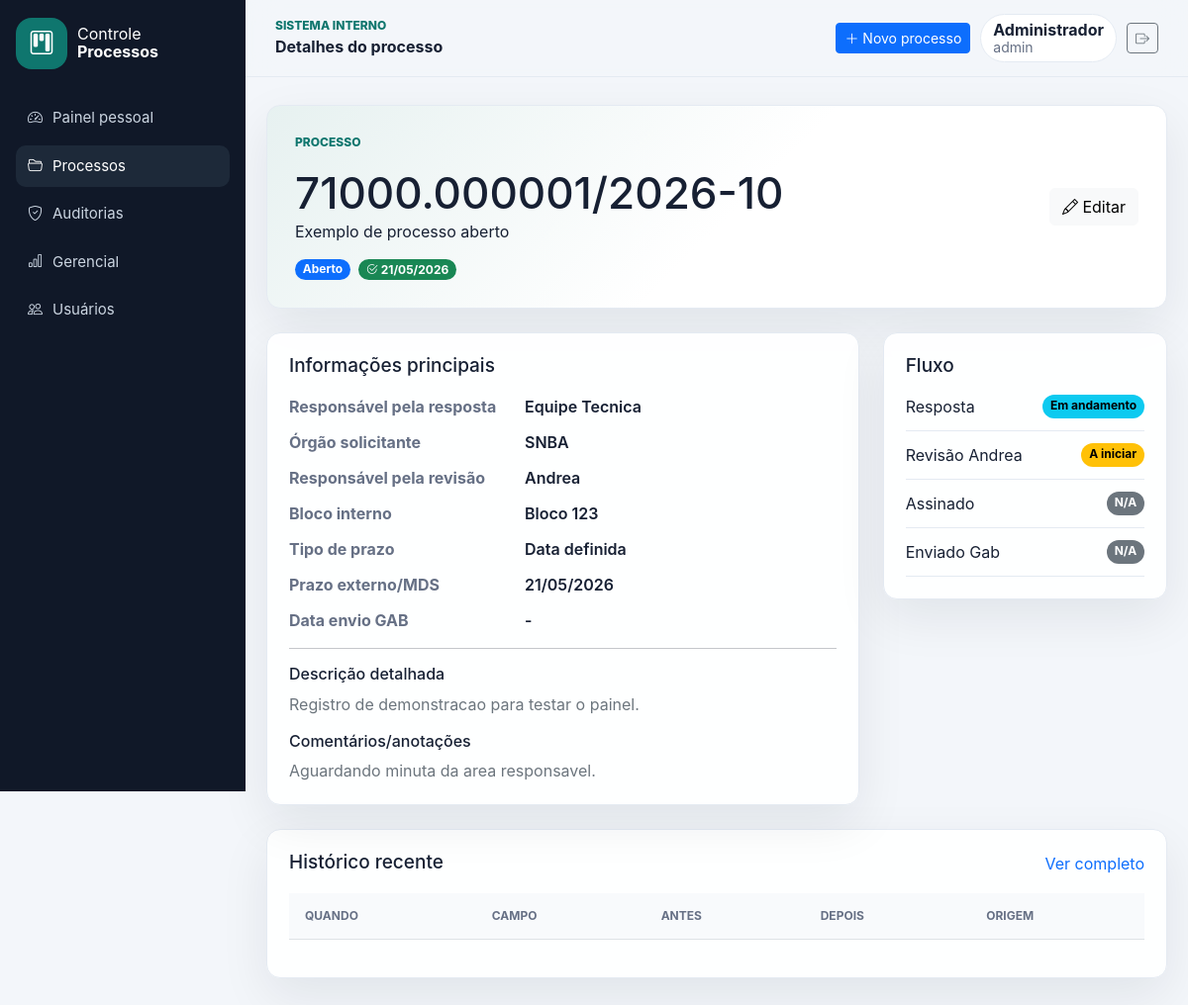
Page /process_detail.php?id=1 (signed in) on the committed database.
### tables this page shows
CREATE TABLE users (
    id INT UNSIGNED AUTO_INCREMENT PRIMARY KEY,
    name VARCHAR(120) NOT NULL,
    email VARCHAR(160) NOT NULL UNIQUE,
    password_hash VARCHAR(255) NOT NULL,
    role ENUM('servidor', 'coordenador', 'admin') NOT NULL DEFAULT 'servidor',
    active TINYINT(1) NOT NULL DEFAULT 1,
    audit_access TINYINT(1) NOT NULL DEFAULT 0,
    audit_only TINYINT(1) NOT NULL DEFAULT 0,
    created_at TIMESTAMP NOT NULL DEFAULT CURRENT_TIMESTAMP
);

CREATE TABLE processes (
    id INT UNSIGNED AUTO_INCREMENT PRIMARY KEY,
    process_number VARCHAR(80) NOT NULL UNIQUE,
    updated_at DATE NULL,
    response_owner VARCHAR(120) NULL,
    deadline_days INT NULL,
    deadline_type ENUM('data', 'tempo_habil') NOT NULL DEFAULT 'data',
    general_description TEXT NULL,
    detailed_description TEXT NULL,
    notes TEXT NULL,
    requesting_agency VARCHAR(160) NULL,
    gab_signature_date DATE NULL,
    internal_deadline_gab DATE NULL,
    adjusted_internal_deadline DATE NULL,
    external_deadline_mds DATE NULL,
    review_owner VARCHAR(120) NULL,
    response_status ENUM('A iniciar', 'Em andamento', 'Concluido', 'N/A') NOT NULL DEFAULT 'A iniciar',
    andrea_review_status ENUM('A iniciar', 'Em andamento', 'Concluido', 'N/A') NOT NULL DEFAULT 'N/A',
    signed_status ENUM('A iniciar', 'Em andamento', 'Concluido', 'N/A') NOT NULL DEFAULT 'N/A',
    sent_gab_status ENUM('A iniciar', 'Em andamento', 'Concluido', 'N/A') NOT NULL DEFAULT 'N/A',
    gab_sent_date DATE NULL,
    status ENUM('Aberto', 'Arquivado (concluido)', 'Arquivar') NOT NULL DEFAULT 'Aberto',
    internal_block VARCHAR(120) NULL,
    created_by INT UNSIGNED NOT NULL,
    created_at TIMESTAMP NOT NULL DEFAULT CURRENT_TIMESTAMP,
    updated_record_at TIMESTAMP NOT NULL DEFAULT CURRENT_TIMESTAMP ON UPDATE CURRENT_TIMESTAMP,
    INDEX idx_process_deadlines (external_deadline_mds, adjusted_internal_deadline, internal_deadline_gab),
    INDEX idx_process_status (status, response_status, andrea_review_status, signed_status, sent_gab_status),
    INDEX idx_process_owner (response_owner),
    CONSTRAINT fk_processes_user FOREIGN KEY (created_by) REFERENCES users(id)
);

### app/config.php (called while the page is built, shortened)
<?php
return [
    'app_name' => 'Controle de Processos',
    'base_path' => '/controle-de-processos/public',
    'database' => [
        'host' => '127.0.0.1',
        'port' => '3306',
        'name' => 'controle_processos',
        'user' => 'root',
        'password' => '',
        'charset' => 'utf8mb4',
    ],
    'dropdowns' => [
        'workflow' => ['A iniciar', 'Em andamento', 'Concluido', 'N/A'],
        'status' => ['Aberto', 'Arquivado (concluido)', 'Arquivar'],
        'roles' => ['servidor', 'coordenador', 'admin'],
    ],
    'excel_columns' => [
        'Numero do Processo' => 'process_number',
        'Número do Processo' => 'process_number',
        'DATA DA ATUALIZACAO' => 'updated_at',
        'DATA DA ATUALIZAÇÃO' => 'updated_at',
        'Responsavel pela Resposta' => 'response_owner',
        'Responsável pela Resposta' => 'response_owner',
        'Prazo (em dias)' => 'deadline_days',
        'Descricao Geral' => 'general_description',
        'Descrição Geral' => 'general_description',
        'Descricao Detalhada' => 'detailed_description',
        'Descrição Detalhada' => 'detailed_description',
        'Comentarios/anotacoes' => 'notes',
        'Comentários/anotações' => 'notes',
        'Orgao Solicitante' => 'requesting_agency',
        'Órgão Solicitante' => 'requesting_agency',
        'Data de assinatura (Oficio GAB)' => 'gab_signature_date',
        'Data de assinatura (Ofício GAB)' => 'gab_signature_date',
        'Prazo Interno (OFICIO GAB/SNBA)' => 'internal_deadline_gab',
        'Prazo Interno (OFÍCIO GAB/SNBA)' => 'internal_deadline_gab',
        'Prazo Interno AJUSTADO' => 'adjusted_internal_deadline',
        'Prazo Externo/MDS' => 'external_deadline_mds',
        'Responsavel pela Revisao' => 'review_owner',
        'Responsável pela Revisão' => 'review_owner',
        'Resposta' => 'response_status',
        'Revisao Andrea' => 'andrea_review_status',
        'Revisão Andrea' => 'andrea_review_status',
        'Assinado' => 'signed_status',
        'Enviado Gab' => 'sent_gab_status',
        'Data envio GAB' => 'gab_sent_date',
        'STATUS' => 'status',
        'Bloco interno' => 'internal_block',
    ],
];

### app/bootstrap.php (called while the page is built, shortened)
<?php
$config = require __DIR__ . '/config.php';
spl_autoload_register(static function (string $class): void {
    $prefix = 'App\\';
    $relative = substr($class, strlen($prefix));
    $path = __DIR__ . '/' . str_replace('\\', '/', $relative) . '.php';
});
require __DIR__ . '/helpers.php';

### app/helpers.php (called while the page is built, shortened)
<?php
function config(?string $key = null, mixed $default = null): mixed
{
    global $config;
    $value = $config;
    foreach (explode('.', $key) as $part) {
        $value = $value[$part];
    }
    return $value;
}
function db(): PDO
{
    static $pdo = null;
    if ($pdo instanceof PDO) {
        return $pdo;
    }
    $db = config('database');
    $dsn = sprintf(
        'mysql:host=%s;port=%s;dbname=%s;charset=%s',
        $db['host'],
        $db['port'],
        $db['name'],
        $db['charset']
    );
    $pdo = new PDO($dsn, $db['user'], $db['password'], [
        PDO::ATTR_ERRMODE => PDO::ERRMODE_EXCEPTION,
        PDO::ATTR_DEFAULT_FETCH_MODE => PDO::FETCH_ASSOC,
    ]);
    return $pdo;
}
function e(?string $value): string
{
    return htmlspecialchars((string) $value, ENT_QUOTES, 'UTF-8');
}
function format_date(?string $date): string
{
    if (!$date) {
        return '-';
    }
    $time = strtotime($date);
    return $time ? date('d/m/Y', $time) : $date;
}
function url(string $path = ''): string
{
    return rtrim(config('base_path'), '/') . '/' . ltrim($path, '/');
}
function current_user(): ?array
{
    return (new UserRepository())->findActive((int) $_SESSION['user_id']);
}
function require_login(): array
{
    $user = current_user();
    return $user;
}
function can_manage(array $user): bool
{
    return in_array($user['role'], ['admin', 'coordenador'], true);
}
function is_audit_only(array $user): bool
{
    return !empty($user['audit_only']);
}
function can_access_process_area(array $user): bool
{
    return !is_audit_only($user);
}
function can_access_audits(array $user): bool
{
    return can_manage($user) || !empty($user['audit_access']) || is_audit_only($user);
}
function require_process_access(): array
{
    $user = require_login();
    return $user;
}

### app/Repositories/UserRepository.php (called while the page is built, shortened)
<?php
class UserRepository
{
    public function findActive(int $id): ?array
    {
        $select = 'SELECT id, name, email, role';
        if ($this->hasAuditAccessColumn()) {
            $select .= ', audit_access';
        } else {
            $select .= ', 0 AS audit_access';
        }
        if ($this->hasAuditOnlyColumn()) {
            $select .= ', audit_only';
        } else {
            $select .= ', 0 AS audit_only';
        }
        $stmt = \db()->prepare($select . ' FROM users WHERE id = ? AND active = 1');
        $stmt->execute([$id]);
        $user = $stmt->fetch();
        return $user ?: null;
    }
    private function hasAuditAccessColumn(): bool
    {
        static $hasColumn = null;
        if ($hasColumn !== null) {
            return $hasColumn;
        }
        $stmt = \db()->prepare('SELECT COUNT(*) FROM information_schema.COLUMNS WHERE TABLE_SCHEMA = DATABASE() AND TABLE_NAME = ? AND COLUMN_NAME = ?');
        $stmt->execute(['users', 'audit_access']);
        $hasColumn = (int) $stmt->fetchColumn() > 0;
        return $hasColumn;
    }
    private function hasAuditOnlyColumn(): bool
    {
        static $hasColumn = null;
        if ($hasColumn !== null) {
            return $hasColumn;
        }
        $stmt = \db()->prepare('SELECT COUNT(*) FROM information_schema.COLUMNS WHERE TABLE_SCHEMA = DATABASE() AND TABLE_NAME = ? AND COLUMN_NAME = ?');
        $stmt->execute(['users', 'audit_only']);
        $hasColumn = (int) $stmt->fetchColumn() > 0;
        return $hasColumn;
    }
}

### app/Repositories/ProcessRepository.php (called while the page is built, shortened)
<?php
class ProcessRepository
{
    public function find(int $id, array $user): ?array
    {
        $selectDeadlineType = $this->hasDeadlineType() ? '' : ", 'data' AS deadline_type";
        $stmt = \db()->prepare('SELECT p.*, u.name AS created_by_name' . $selectDeadlineType . '
            FROM processes p
            LEFT JOIN users u ON u.id = p.created_by
            WHERE p.id = ?');
        $stmt->execute([$id]);
        $process = $stmt->fetch();
        return $process;
    }
    private function hasDeadlineType(): bool
    {
        $stmt = \db()->prepare('SELECT COUNT(*) FROM information_schema.COLUMNS WHERE TABLE_SCHEMA = DATABASE() AND TABLE_NAME = ? AND COLUMN_NAME = ?');
        $stmt->execute(['processes', 'deadline_type']);
        $this->hasDeadlineType = (int) $stmt->fetchColumn() > 0;
        return $this->hasDeadlineType;
    }
}

### public/process_detail.php (the view, shortened to what this page needs)
<?php
require __DIR__ . '/../app/bootstrap.php';
require __DIR__ . '/../views/components.php';
$user = require_process_access();
$id = (int) ($_GET['id'] ?? 0);
$process = (new ProcessRepository())->find($id, $user);
$pageTitle = 'Detalhes do processo';
$activeNav = 'processes';
require __DIR__ . '/../views/header.php';
require __DIR__ . '/../views/nav.php';
?>
<main class="content-shell">
    <section class="detail-hero">
        <div>
            <p class="section-kicker">Processo</p>
            <h1><?= e($process['process_number']) ?></h1>
            <p><?= e($process['general_description']) ?></p>
            <div class="d-flex gap-2 flex-wrap">
                <?= status_badge($process['status']) ?>
                <?= deadline_badge($process) ?>
            </div>
        </div>
        <div class="d-flex gap-2 flex-wrap">
            <a class="btn btn-light" href="<?= url('process_form.php?id=' . $id) ?>"><i class="bi bi-pencil"></i> Editar</a>
        </div>
    </section>
    <section class="row g-4">
        <div class="col-lg-8">
            <div class="app-card">
                <div class="card-head"><h2>Informações principais</h2></div>
                <dl class="detail-grid">
                    <dt>Responsável pela resposta</dt><dd><?= e($process['response_owner'] ?: '-') ?></dd>
                    <dt>Órgão solicitante</dt><dd><?= e($process['requesting_agency'] ?: '-') ?></dd>
                    <dt>Responsável pela revisão</dt><dd><?= e($process['review_owner'] ?: '-') ?></dd>
                    <dt>Bloco interno</dt><dd><?= e($process['internal_block'] ?: '-') ?></dd>
                    <dt>Tipo de prazo</dt><dd><?= ($process['deadline_type'] ?? 'data') === 'tempo_habil' ? 'Tempo Hábil' : 'Data definida' ?></dd>
                    <dt>Prazo externo/MDS</dt><dd><?= e(format_date($process['external_deadline_mds'])) ?></dd>
                    <dt>Data envio GAB</dt><dd><?= e(format_date($process['gab_sent_date'])) ?></dd>
                </dl>
                <hr>
                <h3 class="h6">Descrição detalhada</h3>
                <p class="text-secondary"><?= nl2br(e($process['detailed_description'] ?: '-')) ?></p>
                <h3 class="h6">Comentários/anotações</h3>
                <p class="text-secondary mb-0"><?= nl2br(e($process['notes'] ?: '-')) ?></p>
            </div>
        </div>
        <div class="col-lg-4">
            <div class="app-card">
                <div class="card-head"><h2>Fluxo</h2></div>
                <ul class="status-timeline">
                    <li><span>Resposta</span><?= workflow_badge($process['response_status']) ?></li>
                    <li><span>Revisão Andrea</span><?= workflow_badge($process['andrea_review_status']) ?></li>
                    <li><span>Assinado</span><?= workflow_badge($process['signed_status']) ?></li>
                    <li><span>Enviado Gab</span><?= workflow_badge($process['sent_gab_status']) ?></li>
                </ul>
            </div>
        </div>
    </section>
    <section class="app-card mt-4">
        <div class="card-head"><h2>Histórico recente</h2><a href="<?= url('audit.php?process_id=' . $id) ?>">Ver completo</a></div>
        <div class="table-responsive">
            <table class="table modern-table">
                <thead><tr><th>Quando</th><th>Campo</th><th>Antes</th><th>Depois</th><th>Origem</th></tr></thead>
            </table>
        </div>
    </section>
</main>
<?php require __DIR__ . '/../views/app_end.php'; ?>
<?php require __DIR__ . '/../views/footer.php'; ?>

### views/nav.php
<?php $navUser = current_user(); ?>
<aside class="app-sidebar">
    <a class="sidebar-brand" href="<?= url('dashboard.php') ?>">
        <span class="brand-mark"><i class="bi bi-kanban"></i></span>
        <span>Controle<br><strong>Processos</strong></span>
    </a>
    <nav class="sidebar-nav">
        <?php if ($navUser && can_access_process_area($navUser)): ?>
            <a class="<?= ($activeNav ?? '') === 'dashboard' ? 'active' : '' ?>" href="<?= url('dashboard.php') ?>"><i class="bi bi-speedometer2"></i> Painel pessoal</a>
            <a class="<?= ($activeNav ?? '') === 'processes' ? 'active' : '' ?>" href="<?= url('processes.php') ?>"><i class="bi bi-folder2-open"></i> Processos</a>
        <?php endif; ?>
        <?php if ($navUser && can_access_audits($navUser)): ?>
            <a class="<?= ($activeNav ?? '') === 'audits' ? 'active' : '' ?>" href="<?= url('audits.php') ?>"><i class="bi bi-shield-check"></i> Auditorias</a>
        <?php endif; ?>
        <?php if ($navUser && can_manage($navUser)): ?>
            <a class="<?= ($activeNav ?? '') === 'management' ? 'active' : '' ?>" href="<?= url('management.php') ?>"><i class="bi bi-bar-chart"></i> Gerencial</a>
            <a class="<?= ($activeNav ?? '') === 'users' ? 'active' : '' ?>" href="<?= url('users.php') ?>"><i class="bi bi-people"></i> Usuários</a>
        <?php endif; ?>
    </nav>
</aside>
<div class="app-main">
    <header class="app-topbar">
        <div>
            <p class="topbar-kicker mb-0">Sistema interno</p>
            <strong><?= e($pageTitle ?? 'Controle de Processos') ?></strong>
        </div>
        <div class="topbar-actions">
            <?php if (($activeNav ?? '') === 'audits' && $navUser && can_edit_audits($navUser)): ?>
                <a class="btn btn-primary btn-sm" href="<?= url('audit_form.php') ?>"><i class="bi bi-plus-lg"></i> Nova auditoria</a>
            <?php elseif ($navUser && can_access_process_area($navUser)): ?>
                <a class="btn btn-primary btn-sm" href="<?= url('process_form.php') ?>"><i class="bi bi-plus-lg"></i> Novo processo</a>
            <?php endif; ?>
            <div class="user-chip">
                <span><?= e($navUser['name'] ?? '') ?></span>
                <small><?= e($navUser['role'] ?? '') ?></small>
            </div>
            <a class="btn btn-outline-secondary btn-sm" href="<?= url('logout.php') ?>"><i class="bi bi-box-arrow-right"></i></a>
        </div>
    </header>

### views/components.php (shortened to what this page needs)
<?php
function status_badge(string $status): string
{
    $class = match ($status) {
        'Aberto' => 'text-bg-primary',
        'Arquivar' => 'text-bg-warning',
        'Arquivado (concluido)' => 'text-bg-success',
        default => 'text-bg-secondary',
    };
    return '<span class="badge rounded-pill ' . $class . '">' . e($status) . '</span>';
}
function workflow_badge(?string $status): string
{
    $class = match ($status) {
        'Concluido' => 'text-bg-success',
        'Em andamento' => 'text-bg-info',
        'A iniciar' => 'text-bg-warning',
        'N/A' => 'text-bg-secondary',
        default => 'text-bg-light',
    };
    return '<span class="badge rounded-pill ' . $class . '">' . e($status ?: '-') . '</span>';
}
function deadline_badge(array $process): string
{
    $deadline = $process['external_deadline_mds'] ?: ($process['adjusted_internal_deadline'] ?: $process['internal_deadline_gab']);
    $today = strtotime(date('Y-m-d'));
    $time = strtotime($deadline);
    $diff = (int) floor(($time - $today) / 86400);
    return '<span class="badge rounded-pill text-bg-success"><i class="bi bi-check2-circle"></i> ' . e(format_date($deadline)) . '</span>';
}
    ?>

### rows in the picture
users: name "Administrador", role "admin"
processes: process_number "71000.000001/2026-10", general_description "Exemplo de processo aberto", status "Aberto", external_deadline_mds "21/05/2026", response_owner "Equipe Tecnica", requesting_agency "SNBA", review_owner "Andrea", internal_block "Bloco 123", gab_sent_date "-", detailed_description "Registro de demonstracao para testar o painel.", notes "Aguardando minuta da area responsavel.", response_status "Em andamento A iniciar N/A N/A"

### other values in the picture
$pageTitle "Detalhes do processo"
